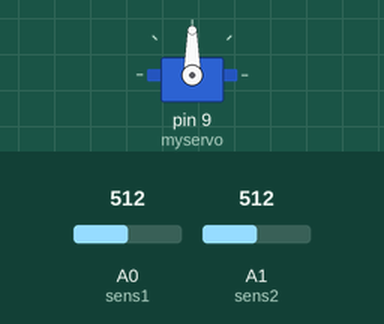
Bench run of a sketch on a simulated Arduino Uno, built with avr-gcc and run on an emulated ATmega328P. Shown: servo. Inputs (shaded band) come from the test bench; at power-on: A0 (sens1) = 512, A1 (sens2) = 512.

Above: at 3.2 s.
3.3 s: A0 (sens1) set to 544
4.8 s: A0 (sens1) set to 571
At 5.9 s:
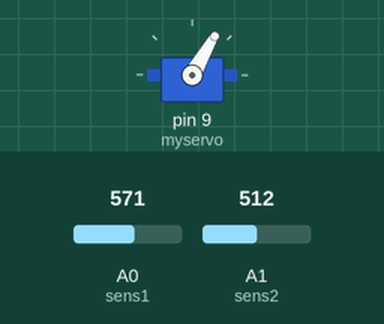
6.6 s: A1 (sens2) set to 604
8.1 s: A1 (sens2) set to 635
At 9.1 s:
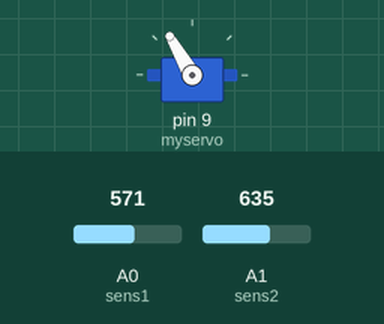
10.2 s: A1 (sens2) set to 536
11.7 s: A1 (sens2) set to 502
At 11.86 s:
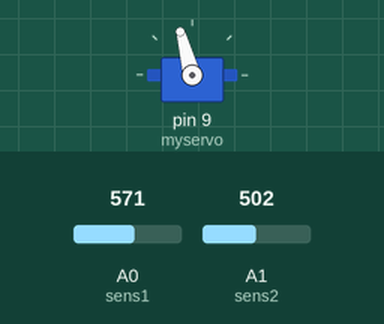
Timing chart, 0 to 14.5 s (numbered marks = the images above; inputs shaded):
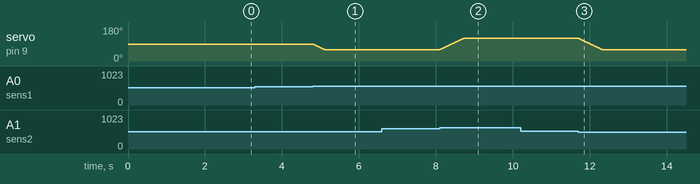

Measured:
- the behaviour switches between 562 and 563 on A0 (sens1) (found by bisection; images 0 and 1)
- the behaviour switches between 621 and 622 on A1 (sens2) (found by bisection; images 1 and 2)
- the behaviour switches between 521 and 520 on A1 (sens2) (found by bisection; images 2 and 3)
- after the input at 3.3 s, every drawn part: stays the same
- after the input at 4.8 s, servo on pin 9 (myservo): moves from 90° to 60° over 0.31 s, starting at once
- after the input at 6.6 s, every drawn part: stays the same
- after the input at 8.1 s, servo on pin 9 (myservo): moves from 60° to 120° over 0.62 s, starting at once
- after the input at 10.2 s, every drawn part: stays the same
- after the input at 11.7 s, servo on pin 9 (myservo): moves from 120° to 60° over 0.62 s, starting at once

The sketch:

SolarTracker.ino
```cpp
#include <Servo.h>

Servo myservo;
int pos = 90;   // initial position
int sens1 = A0; // LDR 1 pin
int sens2 = A1; //LDR 2 pin
int tolerance = 50;
int lowEnd=60;
int HighEnd=120;

void setup()
{
  myservo.attach(9);  // attaches the servo on pin 9 to the servo object
  myservo.write(pos);// Set Servo to 90 Degrees
  delay(2000); // a 2 seconds delay while we position the solar panel

}
 int val1, val2;
void loop()
{
  val1 = analogRead(sens1); // read the value of sensor 1
  val2 = analogRead(sens2); // read the value of sensor 2


  if((abs(val1 - val2) <= tolerance) || (abs(val2 - val1) <= tolerance))
  {
    //do nothing if the difference between values is within the tolerance limit
  }
  else
  {
    if(val1 > val2)
    {
      pos = --pos;
    }
    if(val1 < val2)
    {
      pos = ++pos;
    }
  }

  if(pos > HighEnd) { pos = HighEnd; } // reset to 180 if it goes higher
  if(pos < lowEnd) { pos = lowEnd; } // reset to 0 if it goes lower

  myservo.write(pos); // write the position to servo
  delay(10);
}
```
